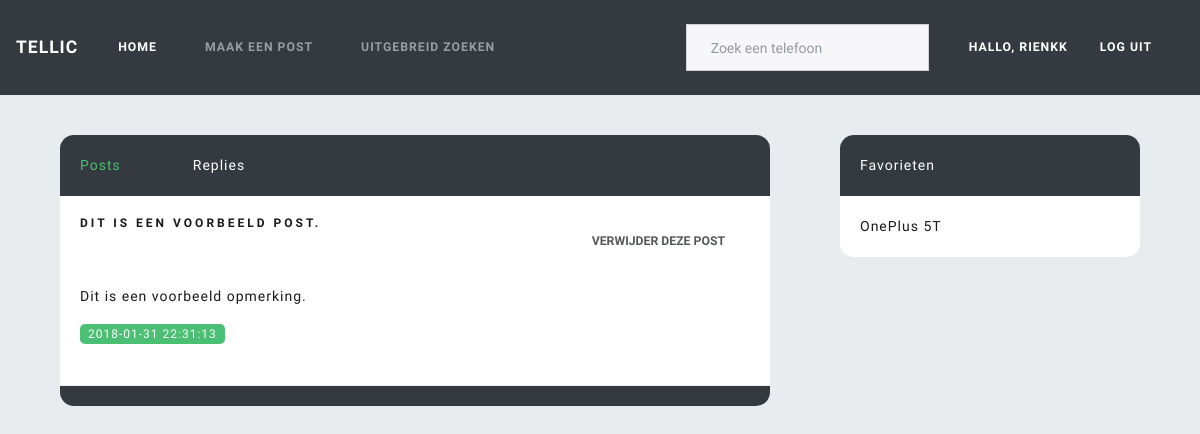
Screenshot of /profiel/rienkk (signed in) with the database file from the repository.
### models.py (models this page shows, shortened)
class User(db.Model):
    id = db.Column(db.Integer, primary_key=True)
    username = db.Column(db.String(80), unique=True, nullable=False)
    password = db.Column(db.String(255), nullable=False, server_default='')
    created_on = db.Column(db.DateTime, server_default=db.func.now())
    posts = db.relationship('Post', backref='user', lazy=True)
    replies = db.relationship('Reply', backref='user', lazy=True)
    favorites = db.relationship('Favorite', backref='user', lazy=True)

class Post(db.Model):
    id = db.Column(db.Integer, primary_key=True)
    user_id = db.Column(db.Integer, db.ForeignKey('user.id'), nullable=False)
    title = db.Column(db.String(255), nullable=False)
    text = db.Column(db.String(255), nullable=False)
    created_on = db.Column(db.DateTime, server_default=db.func.now())
    replies = db.relationship('Reply', backref='post', lazy=True)

class Favorite(db.Model):
    id = db.Column(db.Integer, primary_key=True)
    user_id = db.Column(db.Integer, db.ForeignKey('user.id'), nullable=False)
    phone = db.Column(db.String(80), nullable=False)

### controllers.py (the view)
@app.route("/profiel/<username>")
@login_required
def profiel(username):
    userInstance = User.query.with_entities(User.id).filter_by(username=username).first()
    replies = Reply.query.filter_by(user_id=userInstance[0]).order_by(desc(Reply.created_on)).all()
    posts = Post.query.filter_by(user_id=userInstance[0]).order_by(desc(Post.created_on)).all()
    favorites = Favorite.query.filter_by(user_id=userInstance[0]).all()
    return render_template("profiel.html", posts=posts, replies=replies, favorites=favorites)

### controllers.py (called while the page is built)
@login_manager.user_loader
def load_user(username):
    return User.query.filter_by(username = username).first()

### templates/profiel.html (shortened to what this page needs)
{% extends "layout.html" %}
{% block includes %}
    <link rel="stylesheet" type="text/css" href="{{ url_for('static',filename='styles/profiel.css') }}">
{% endblock %}
{% block main %}
<div class="row">
  <div class="col-sm-8">
    <ul class="nav nav-header bg-dark">
      <li class="nav-item">
        <a class="active show" data-toggle="tab" href="#posts">Posts</a>
      </li>
      <li class="nav-item">
        <a data-toggle="tab" href="#replies">Replies</a>
      </li>
    </ul>
    <div id="myTabContent" class="tab-content">
      <div class="tab-pane fade active show" id="posts">
        {% for post in posts %}
          <a href="{{ url_for('post', post_id=post['id']) }}">
            <div class="profile-overview">
              <div class="top-pane">
                <h6>{{ post["title"] }}</h6>
                {% if post["user_id"] == current_user.id %}
                <div>
                  <form action="{{ url_for('delete') }}" method="post">
                    <button class="dv-button btn" type="submit">Verwijder deze post</button>
                  </form>
                </div>
                {% endif %}
              </div>
              {{ post["text"]|safe }}
              <span class="date">{{ post["created_on"] }}</span>
              <br>
              <br>
            </div>
          </a>
        {% endfor %}
      </div>
      <div class="bottom"></div>
    </div>
  </div>
  <div class="col-sm-4">
  {% set paginationController = ['1'] %}
  <div class="pagination-wrapper 1">
    <ul class="favorites">
      <li class="bg-dark">Favorieten</li>
    {% for favorite in favorites %}
      <li><a href="{{ url_for('display', phone=favorite['phone']) }}">{{ favorite['phone'] }}</a></li>
    {% if loop.index % 5 == 0 %}
      </div>
      </ul>
      {% set paginationController = (paginationController.append(loop.index),paginationController) %}
      <div class="{{ loop.index }} pagination-wrapper none">
        <ul class="favorites">
          <li class="bg-dark">Favorieten</li>
    {% elif loop.last %}
        </div>
    {% endif %}
  {% endfor %}
  </div>
</div>
{% endblock %}

### templates/navigation.html (shortened to what this page needs)
<nav class="navbar navbar-expand-lg navbar-dark bg-dark">
  <a class="navbar-brand" href="{{ url_for('index') }}">Tellic</a>
  <div class="collapse navbar-collapse" id="navbarColor01">
    <ul class="navbar-nav mr-auto">
      <li class="nav-item active">
        <a class="nav-link" href="{{ url_for('index') }}">Home<span class="sr-only">(current)</span></a>
      </li>
      <li class="nav-item">
        <a class="nav-link" href="{{ url_for('createPost') }}">Maak een post</a>
      </li>
      <li class="nav-item">
        <a class="nav-link" href="{{ url_for('browse') }}">Uitgebreid zoeken</a>
      </li>
    </ul>
    <form class="search-form form-inline my-2 my-lg-0 nav-item">
      <input class="form-control mr-sm-2" type="text" name="fname" id="fname" onkeyup="myFunction(this.value, 'navigation')" placeholder="Zoek een telefoon">
    </form>
    {% if current_user.is_authenticated %}
      <ul class="nav navbar-nav navbar-right">
        <li class="nav-item"><a class="text-white" href="{{ url_for('profiel', username=current_user.username) }}"></span>Hallo, {{ current_user.username }} </a></li>
        <li class="nav-item"><a class="text-white" href="{{ url_for('logout') }}"></span >Log uit</a></li>
      </ul>
    {% else %}
      <ul class="nav navbar-nav navbar-right">
        <li class="nav-item"><a class="text-white" href="{{ url_for('register') }}"></span>Registreer</a></li>
        <li class="nav-item"><a class="text-white" href="{{ url_for('login') }}"></span >Login</a></li>
      </ul>
    {% endif %}
  </div>
</nav>
<div class="search-drop">
</div>

### static/styles/profiel.css (style rules this page uses)
.pagination-wrapper { width: 100%; }
.favorites li:first-child { color: white; padding: 20px 20px !important; border-top-left-radius: 1em; border-top-right-radius: 1em; }
.favorites li:last-child { border-bottom-left-radius: 1em; border-bottom-right-radius: 1em; }
.favorites li { list-style-type: none; background: white; }
.favorites a { display: block; padding: 20px 20px !important; }
a:-webkit-any-link { text-decoration: none; }
.nav-header { border-top-left-radius: 1em; border-top-right-radius: 1em; padding: 20px; }
.nav-header a { color: white; padding: 20px 20px !important; }
.profile-overview { background: white; margin: 0px !important; padding: 20px 20px !important; border-bottom: 1px solid #eee; }
.tab-pane { max-height: 500px; overflow-y: scroll; }
h6 { margin-bottom: 15px; }
.bottom { height: 20px; border-bottom-left-radius: 1em; border-bottom-right-radius: 1em; width: 100%; background: #343a40; }
.date { background: #4BBF73; font-size: 12px; padding: 3px 8px; color: white; border-radius: 5px; }
.col-sm-4 { display: -webkit-flex; display: -ms-flex; display: flex; flex-direction: column; -ms-align-items: flex-end; align-items: flex-end; }
.active { color: #4BBF73 !important; }
.top-pane { width: 100%; display: -webkit-flex; display: -ms-flex; display: flex; justify-content: space-between; margin-bottom: 20px; }
.dv-button { background: #d9534f; font-size: 12px; padding: 5px 6px; color: white; border-radius: 5px; text-transform: none; }

### static/styles/style.css (style rules this page uses)
body { background: #e9ecef !important; padding-bottom: 50px; }
.search-form { position: relative; }
.navbar { position: relative !important; padding-bottom: 0px !important; }
.search-drop { width: 100%; background: #343a40; display: -webkit-flex; display: -ms-flex; display: flex; -webkit-flex-wrap: wrap; -ms-flex-wrap: wrap; flex-wrap: wrap; padding: 0.75rem 10px 0.75rem 10px; }

### rows the page displays
User: username "RIENKK"
Post: title "DIT IS EEN VOORBEELD POST.", text "Dit is een voorbeeld opmerking.", created_on "2018-01-31 22:31:13"
Favorite: phone "OnePlus 5T"
